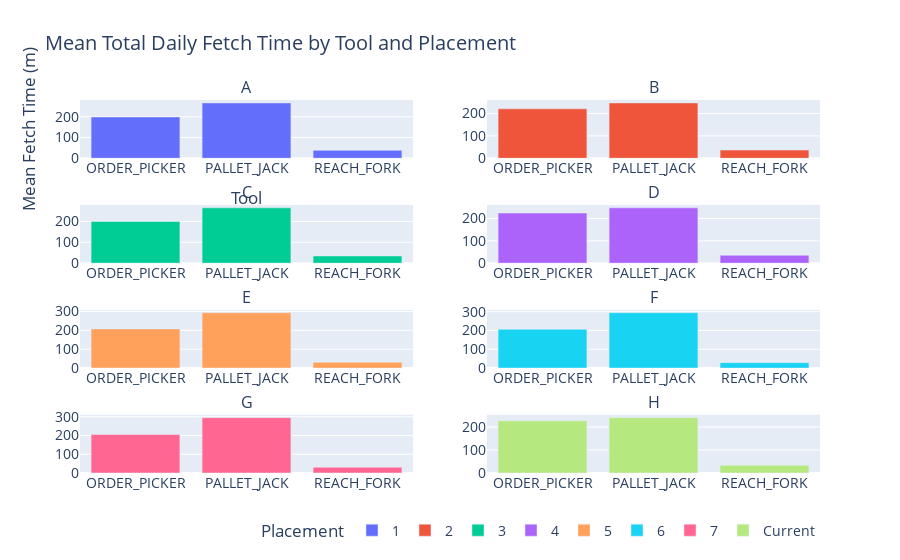

Notebook code for this chart:
### Code cell
# create a 8 subplots, 2 in each row, 4 rows total
# each subplot will show the mean task time by tool for each placement
# add a title and legend
fig = make_subplots(rows=4, cols=2, subplot_titles=['A', 'B', 'C', 'D', 'E', 'F', 'G', 'H'], shared_yaxes=False)

x = 0
for placement in mean_total_daily_fetch_time_by_tool['placement'].unique():
    placement_df = mean_total_daily_fetch_time_by_tool[mean_total_daily_fetch_time_by_tool['placement'] == placement]
    fig.add_trace(go.Bar(x=placement_df['fetch_tool'], y=placement_df['task_time'], name=placement), row=x//2+1, col=x%2+1)
    x += 1

fig.update_layout(title='Mean Total Daily Fetch Time by Tool and Placement', xaxis_title='Tool', yaxis_title='Mean Fetch Time (m)', legend_title='Placement', legend=dict(orientation='h', yanchor='bottom', y=-0.2, xanchor='right', x=1), font=dict(size=14))
fig.show()

### Figure 1 — Plotly figure (JSON) as saved in the notebook; plotly's stock layout.template omitted (floating-point values rounded to 4 significant figures)
{"data": [{"name": "1", "type": "bar", "x": ["ORDER_PICKER", "PALLET_JACK", "REACH_FORK"], "xaxis": "x", "y": [198.9, 266.2, 38.14], "yaxis": "y"}, {"name": "2", "type": "bar", "x": ["ORDER_PICKER", "PALLET_JACK", "REACH_FORK"], "xaxis": "x2", "y": [220.7, 247.4, 36.92], "yaxis": "y2"}, {"name": "3", "type": "bar", "x": ["ORDER_PICKER", "PALLET_JACK", "REACH_FORK"], "xaxis": "x3", "y": [200.0, 265.1, 34.58], "yaxis": "y3"}, {"name": "4", "type": "bar", "x": ["ORDER_PICKER", "PALLET_JACK", "REACH_FORK"], "xaxis": "x4", "y": [224.5, 247.9, 35.58], "yaxis": "y4"}, {"name": "5", "type": "bar", "x": ["ORDER_PICKER", "PALLET_JACK", "REACH_FORK"], "xaxis": "x5", "y": [207.2, 293.3, 30.48], "yaxis": "y5"}, {"name": "6", "type": "bar", "x": ["ORDER_PICKER", "PALLET_JACK", "REACH_FORK"], "xaxis": "x6", "y": [206.2, 294.3, 29.0], "yaxis": "y6"}, {"name": "7", "type": "bar", "x": ["ORDER_PICKER", "PALLET_JACK", "REACH_FORK"], "xaxis": "x7", "y": [205.3, 295.4, 30.94], "yaxis": "y7"}, {"name": "Current", "type": "bar", "x": ["ORDER_PICKER", "PALLET_JACK", "REACH_FORK"], "xaxis": "x8", "y": [226.6, 240.6, 33.49], "yaxis": "y8"}], "layout": {"annotations": [{"font": {"size": 16}, "showarrow": false, "text": "A", "x": 0.225, "xanchor": "center", "xref": "paper", "y": 1, "yanchor": "bottom", "yref": "paper"}, {"font": {"size": 16}, "showarrow": false, "text": "B", "x": 0.775, "xanchor": "center", "xref": "paper", "y": 1, "yanchor": "bottom", "yref": "paper"}, {"font": {"size": 16}, "showarrow": false, "text": "C", "x": 0.225, "xanchor": "center", "xref": "paper", "y": 0.7188, "yanchor": "bottom", "yref": "paper"}, {"font": {"size": 16}, "showarrow": false, "text": "D", "x": 0.775, "xanchor": "center", "xref": "paper", "y": 0.7188, "yanchor": "bottom", "yref": "paper"}, {"font": {"size": 16}, "showarrow": false, "text": "E", "x": 0.225, "xanchor": "center", "xref": "paper", "y": 0.4375, "yanchor": "bottom", "yref": "paper"}, {"font": {"size": 16}, "showarrow": false, "text": "F", "x": 0.775, "xanchor": "center", "xref": "paper", "y": 0.4375, "yanchor": "bottom", "yref": "paper"}, {"font": {"size": 16}, "showarrow": false, "text": "G", "x": 0.225, "xanchor": "center", "xref": "paper", "y": 0.1562, "yanchor": "bottom", "yref": "paper"}, {"font": {"size": 16}, "showarrow": false, "text": "H", "x": 0.775, "xanchor": "center", "xref": "paper", "y": 0.1562, "yanchor": "bottom", "yref": "paper"}], "font": {"size": 14}, "legend": {"orientation": "h", "title": {"text": "Placement"}, "x": 1, "xanchor": "right", "y": -0.2, "yanchor": "bottom"}, "title": {"text": "Mean Total Daily Fetch Time by Tool and Placement"}, "xaxis": {"anchor": "y", "domain": [0, 0.45], "title": {"text": "Tool"}}, "xaxis2": {"anchor": "y2", "domain": [0.55, 1]}, "xaxis3": {"anchor": "y3", "domain": [0, 0.45]}, "xaxis4": {"anchor": "y4", "domain": [0.55, 1]}, "xaxis5": {"anchor": "y5", "domain": [0, 0.45]}, "xaxis6": {"anchor": "y6", "domain": [0.55, 1]}, "xaxis7": {"anchor": "y7", "domain": [0, 0.45]}, "xaxis8": {"anchor": "y8", "domain": [0.55, 1]}, "yaxis": {"anchor": "x", "domain": [0.8438, 1], "title": {"text": "Mean Fetch Time (m)"}}, "yaxis2": {"anchor": "x2", "domain": [0.8438, 1]}, "yaxis3": {"anchor": "x3", "domain": [0.5625, 0.7188]}, "yaxis4": {"anchor": "x4", "domain": [0.5625, 0.7188]}, "yaxis5": {"anchor": "x5", "domain": [0.2812, 0.4375]}, "yaxis6": {"anchor": "x6", "domain": [0.2812, 0.4375]}, "yaxis7": {"anchor": "x7", "domain": [0, 0.1562]}, "yaxis8": {"anchor": "x8", "domain": [0, 0.1562]}}}
